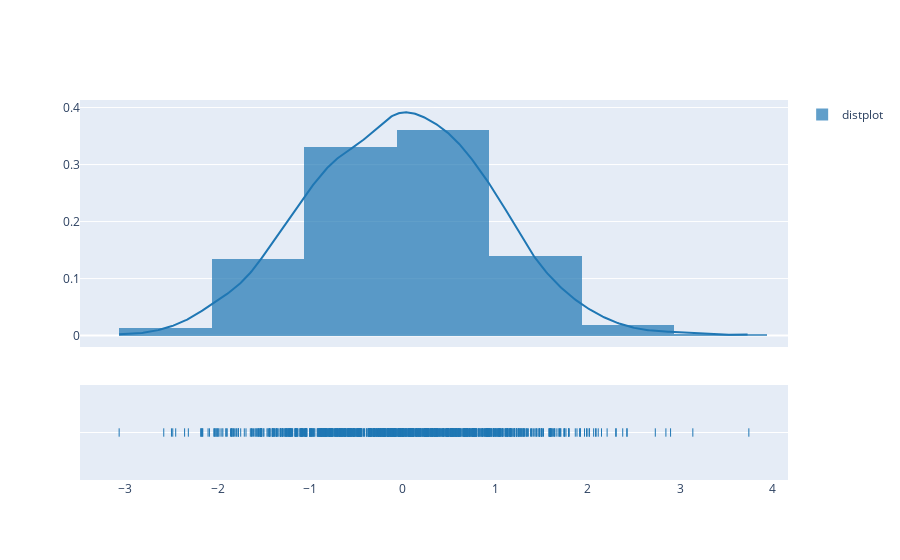

The notebook cell saved with this chart:
### Markdown cell above
The distplot figure factory displays a combination of statistical representations of numerical data, such as histogram, kernel density estimation or normal curve, and rug plot.

### Code cell
import plotly.figure_factory as ff
import numpy as np
x = np.random.randn(1000)
hist_data = [x]
group_labels = ['distplot'] 
fig = ff.create_distplot(hist_data, group_labels)
fig.show()

### Figure 1 — Plotly figure (JSON) as saved in the notebook; plotly's stock layout.template omitted (floating-point values rounded to 4 significant figures; data arrays with more than 128 entries replaced by an {"elided": "..."} marker saying what was removed)
{"data": [{"autobinx": false, "histnorm": "probability density", "legendgroup": "distplot", "marker": {"color": "rgb(31, 119, 180)"}, "name": "distplot", "opacity": 0.7, "type": "histogram", "x": {"elided": "1000 float values"}, "xaxis": "x", "xbins": {"end": 3.74, "size": 1, "start": -3.064}, "yaxis": "y"}, {"legendgroup": "distplot", "marker": {"color": "rgb(31, 119, 180)"}, "mode": "lines", "name": "distplot", "showlegend": false, "type": "scatter", "x": {"elided": "500 float values"}, "xaxis": "x", "y": {"elided": "500 float values"}, "yaxis": "y"}, {"legendgroup": "distplot", "marker": {"color": "rgb(31, 119, 180)", "symbol": "line-ns-open"}, "mode": "markers", "name": "distplot", "showlegend": false, "type": "scatter", "x": {"elided": "1000 float values"}, "xaxis": "x", "y": {"elided": "1000 str values"}, "yaxis": "y2"}], "layout": {"barmode": "overlay", "hovermode": "closest", "legend": {"traceorder": "reversed"}, "xaxis": {"anchor": "y2", "domain": [0, 1], "zeroline": false}, "yaxis": {"anchor": "free", "domain": [0.35, 1], "position": 0}, "yaxis2": {"anchor": "x", "domain": [0, 0.25], "dtick": 1, "showticklabels": false}}}
